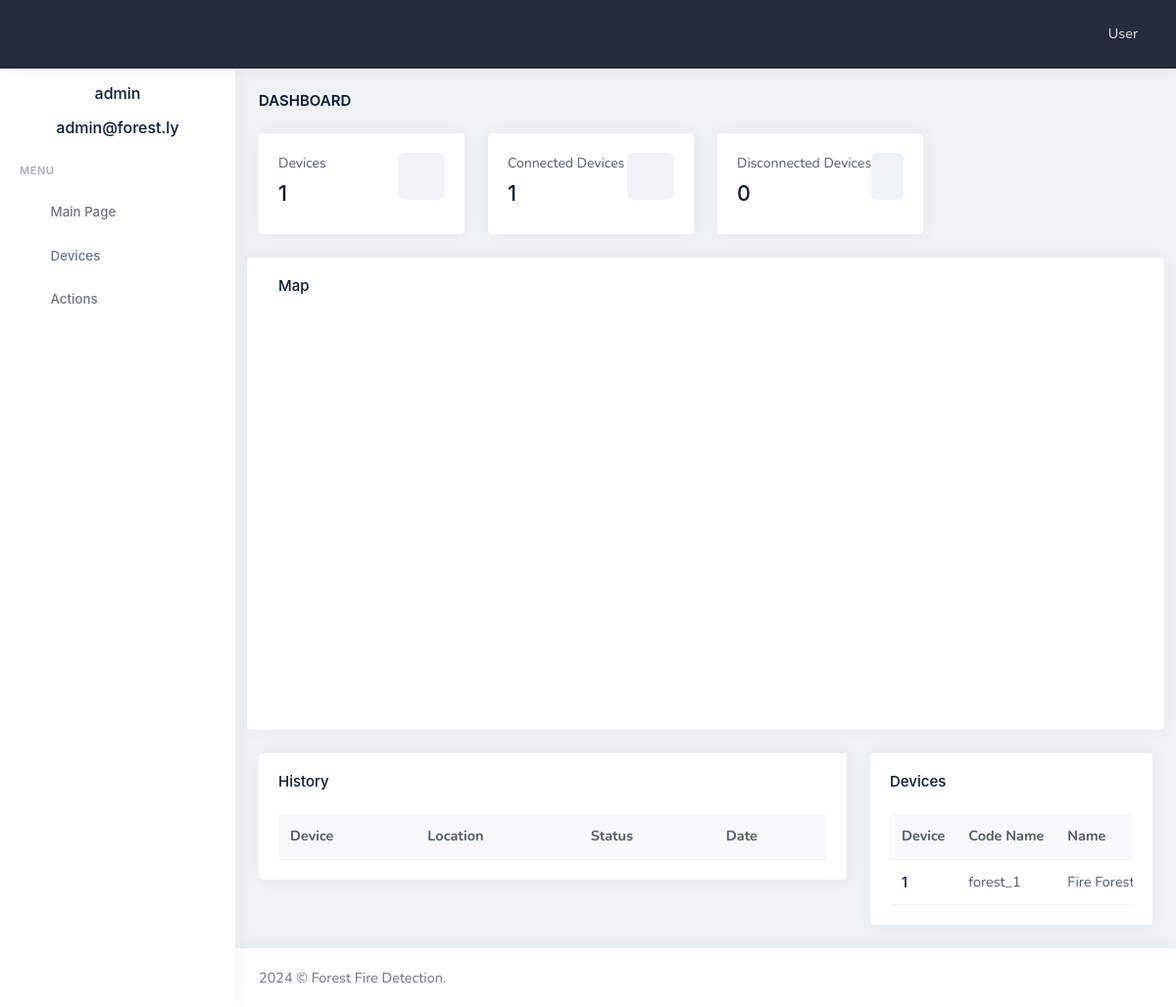
The app's page /index (signed in) with its own data.
### app/models.py (models this page shows, shortened)
class User(UserMixin, db.Model):
    id: so.Mapped[int] = so.mapped_column(primary_key=True)
    username: so.Mapped[str] = so.mapped_column(sa.String(64), index=True, unique=True)
    email: so.Mapped[str] = so.mapped_column(sa.String(120), index=True, unique=True)
    password_hash: so.Mapped[Optional[str]] = so.mapped_column(sa.String(256))
    posts: so.WriteOnlyMapped['Post'] = so.relationship(
        back_populates='author'
    )

class Thing(db.Model):
    id: so.Mapped[int] = so.mapped_column(primary_key=True)
    code_name: so.Mapped[str] = so.mapped_column(sa.String(140), unique=True)
    name: so.Mapped[str] = so.mapped_column(sa.String(140))
    description: so.Mapped[str] = so.mapped_column(sa.Text())
    location_name: so.Mapped[str] = so.mapped_column(sa.String(140))
    histories: so.WriteOnlyMapped['History'] = so.relationship(
        back_populates='thing',
        cascade="all, delete",
        passive_deletes=True,
    )

### app/routes.py (the view)
@app.route("/")
@app.route("/index")
@login_required
def index():
    devices = db.session.scalars(sa.select(Thing)).all()
    history_query = sa.select(History).order_by(History.timestamp.desc()).limit(10)
    histories_1 = db.session.scalars(history_query).all()
    print(histories_1)
    username = current_user.username
    email = current_user.email
    histories = [{'location':'32.901467821069986, 13.229698875281889',},
                 {'location':'32.901467821069986, 13.229698875281889',},
                 {'location':'32.901467821069986, 13.229698875281889',},
                 {'location':'32.901467821069986, 13.229698875281889',},
                 {'location':'32.901467821069986, 13.229698875281889',}]
    return render_template("index.html", title='Home', devices_v=len(devices), devices=devices, username=username, email=email ,histories=histories_1)

### app/models.py (called while the page is built)
@login.user_loader
def load_user(id):
    return db.session.get(User, int(id))

### app/templates/index.html (shortened to what this page needs)
{% extends "base.html" %}
{% block content %}
<div class="page-content">
    <div class="container-fluid">
        <div class="row">
            <div class="col-12">
                <div class="page-title-box d-sm-flex align-items-center justify-content-between">
                    <h4 class="mb-sm-0">Dashboard</h4>
                </div>
            </div>
        </div>
        <div class="row">
            <div class="col-xl-3 col-md-6">
                <div class="card">
                    <div class="card-body">
                        <div class="d-flex">
                            <div class="flex-grow-1">
                                <p class="text-truncate font-size-14 mb-2">Devices</p>
                                <h4 class="mb-2">{{ devices_v }}</h4>
                            </div>
                            <div class="avatar-sm">
                                <span class="avatar-title bg-light text-primary rounded-3">
                                    <i class="ri-router-fill   font-size-24"></i>
                                </span>
                            </div>
                        </div>
                    </div>
                </div>
            </div>
            <div class="col-xl-3 col-md-6">
                <div class="card">
                    <div class="card-body">
                        <div class="d-flex">
                            <div class="flex-grow-1">
                                <p class="text-truncate font-size-14 mb-2">Connected Devices</p>
                                <h4 class="mb-2">1</h4>
                            </div>
                            <div class="avatar-sm">
                                <span class="avatar-title bg-light text-success rounded-3">
                                    <i class="ri-router-fill font-size-24"></i>
                                </span>
                            </div>
                        </div>
                    </div>
                </div>
            </div>
            <div class="col-xl-3 col-md-6">
                <div class="card">
                    <div class="card-body">
                        <div class="d-flex">
                            <div class="flex-grow-1">
                                <p class="text-truncate font-size-14 mb-2">Disconnected Devices</p>
                                <h4 class="mb-2">0</h4>
                            </div>
                            <div class="avatar-sm">
                                <span class="avatar-title bg-light text-danger rounded-3">
                                    <i class="ri-router-fill font-size-24"></i>
                                </span>
                            </div>
                        </div>
                    </div>
                </div>
            </div>
        </div>
        <div class="row">
            <div class="card">
                <div class="card-body pb0">
                    <h4 class="card-title mb-4">Map</h4>
                    <div id="map"></div>
                </div>
            </div>
        </div>
        <div class="row">
            <div class="col-xl-8">
                <div class="card">
                    <div class="card-body">
                        <div class="dropdown float-end">
                            <a href="#" class="dropdown-toggle arrow-none card-drop" data-bs-toggle="dropdown"
                                aria-expanded="false">
                                <i class="mdi mdi-dots-vertical"></i>
                            </a>
                        </div>
                        <h4 class="card-title mb-4">History</h4>
                        <div class="table-responsive">
                            <table class="table table-centered mb-0 align-middle table-hover table-nowrap">
                                <thead class="table-light">
                                    <tr>
                                        <th>Device</th>
                                        <th>Location</th>
                                        <th>Status</th>
                                        <th>Date</th>
                                    </tr>
                                </thead>
                            </table>
                        </div>
                    </div>
                </div>
            </div>
            <div class="col-xl-4">
                <div class="card">
                    <div class="card-body">
                        <h4 class="card-title mb-4">Devices</h4>
                        <div class="table-responsive">
                            <table class="table table-centered mb-0 align-middle table-hover table-nowrap">
                                <thead class="table-light">
                                    <tr>
                                        <th>Device</th>
                                        <th>Code Name</th>
                                        <th>Name</th>
                                    </tr>
                                </thead>
                                <tbody>
                                    {% if devices %}
                                    {% for device in devices %}
                                    <tr>
                                        <td>
                                            <a href="{{ url_for('device', id=device.id) }}">
                                                <h6 class="mb-0">{{ device.id }}</h6>
                                            </a>
                                        </td>
                                        <td>{{ device.code_name }}</td>
                                        <td>
                                            {{ device.name }}
                                        </td>
                                    </tr>
                                    {% endfor %}
                                    {% endif %}
                                </tbody>
                            </table>
                        </div>
                    </div>
                </div>
            </div>
        </div>
    </div>
</div>
{% endblock %}

### app/templates/base.html (shortened to what this page needs)
<!doctype html>
<html lang="en">
<head>
    <link href="{{ url_for('static', filename='assets/libs/admin-resources/jquery.vectormap/jquery-jvectormap-1.2.2.css') }}" rel="stylesheet"
        type="text/css" />
    <link href="{{ url_for('static', filename='assets/libs/datatables.net-bs4/css/dataTables.bootstrap4.min.css') }}" rel="stylesheet" type="text/css" />
    <link href="{{ url_for('static', filename='assets/libs/datatables.net-responsive-bs4/css/responsive.bootstrap4.min.css') }}" rel="stylesheet"
        type="text/css" />
    <link href="{{ url_for('static', filename='assets/css/bootstrap.min.css') }} " id="bootstrap-style" rel="stylesheet" type="text/css" />
    <link href="{{ url_for('static', filename='assets/css/icons.min.css') }} " rel="stylesheet" type="text/css" />
    <link href="{{ url_for('static', filename='assets/css/app.min.css') }} " id="app-style" rel="stylesheet" type="text/css" />
    <link href="{{ url_for('static', filename='assets/css/leaflet.css') }} " rel="stylesheet" type="text/css" />
</head>
<body data-topbar="dark">
    <div id="layout-wrapper">
        <header id="page-topbar">
            <div class="navbar-header">
                <div class="d-flex">
                    <div class="navbar-brand-box">
                    </div>
                    <button type="button" class="btn btn-sm px-3 font-size-24 header-item waves-effect"
                        id="vertical-menu-btn">
                        <i class="ri-menu-2-line align-middle"></i>
                    </button>
                </div>
                <div class="d-flex">
                    <div class="dropdown d-inline-block user-dropdown">
                        <button type="button" class="btn header-item waves-effect" id="page-header-user-dropdown"
                            data-bs-toggle="dropdown" aria-haspopup="true" aria-expanded="false">
                            <span class="d-none d-xl-inline-block ms-1">User</span>
                            <i class="mdi mdi-chevron-down d-none d-xl-inline-block"></i>
                        </button>
                    </div>
                </div>
            </div>
        </header>
        <div class="vertical-menu">
            <div data-simplebar class="h-100">
                <div class="user-profile text-center mt-3">
                    <div class="mt-3">
                        <h4 class="font-size-16 mb-1">{{ username }}</h4>
                    </div>
                    <div class="mt-3">
                        <h5 class="font-size-16 mb-1">{{ email }}</h5>
                    </div>
                </div>
                <div id="sidebar-menu">
                    <ul class="metismenu list-unstyled" id="side-menu">
                        <li class="menu-title">Menu</li>
                        <li>
                            <a href="{{ url_for('index') }}" class="waves-effect">
                                <i class="ri-dashboard-line"></i>
                                <span>Main Page</span>
                            </a>
                        </li>
                        <li class="">
                            <a href="{{ url_for('devices') }}" class="waves-effect">
                                <i class="mdi mdi-memory"></i>
                                <span>Devices</span>
                            </a>
                        </li>
                        <li class="">
                            <a href="{{ url_for('actions') }}" class="waves-effect">
                                <i class="ri-git-merge-fill"></i>
                                <span>Actions</span>
                            </a>
                        </li>
                    </ul>
                </div>
            </div>
        </div>
        <div class="main-content">
            {% block content %}{% endblock %}
            <footer class="footer">
                <div class="container-fluid">
                    <div class="row">
                        <div class="col-sm-6">
                            <script>document.write(new Date().getFullYear())</script> © Forest Fire Detection.
                        </div>
                        <div class="col-sm-6">
                        </div>
                    </div>
                </div>
            </footer>
        </div>
    </div>
</body>
</html>

### app/templates/base.html (style rules this page uses)
#map { height: 400px; }

### records on screen
User: username "admin", email "admin@forest.ly"
Thing: id "1", code_name "forest_1", name "Fire Forest…"

### other values on screen
{{ devices_v }} "1"
